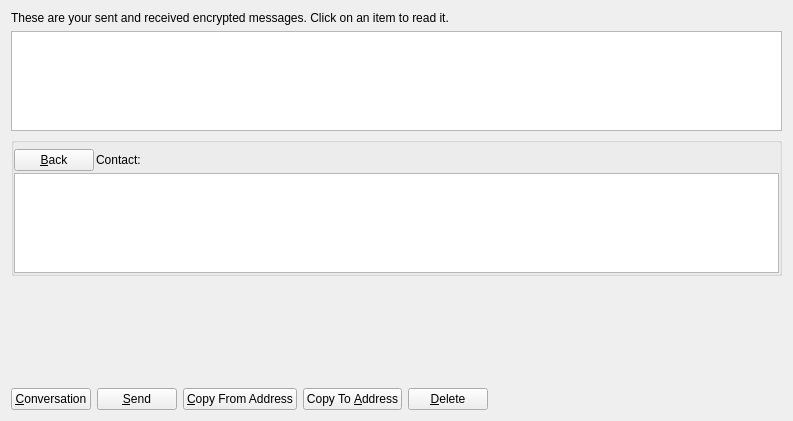
<?xml version="1.0" encoding="UTF-8"?>
<ui version="4.0">
 <class>MessagePage</class>
 <widget class="QWidget" name="MessagePage">
  <property name="geometry">
   <rect>
    <x>0</x>
    <y>0</y>
    <width>793</width>
    <height>421</height>
   </rect>
  </property>
  <property name="windowTitle">
   <string>Address Book</string>
  </property>
  <layout class="QVBoxLayout" name="verticalLayout_2">
   <item>
    <widget class="QLabel" name="labelExplanation">
     <property name="text">
      <string>These are your sent and received encrypted messages. Click on an item to read it.</string>
     </property>
     <property name="textFormat">
      <enum>Qt::PlainText</enum>
     </property>
     <property name="wordWrap">
      <bool>true</bool>
     </property>
    </widget>
   </item>
   <item>
    <widget class="QTableView" name="tableView">
     <property name="contextMenuPolicy">
      <enum>Qt::CustomContextMenu</enum>
     </property>
     <property name="toolTip">
      <string>Click on a message to view it</string>
     </property>
     <property name="styleSheet">
      <string notr="true"/>
     </property>
     <property name="tabKeyNavigation">
      <bool>false</bool>
     </property>
     <property name="alternatingRowColors">
      <bool>true</bool>
     </property>
     <property name="selectionMode">
      <enum>QAbstractItemView::SingleSelection</enum>
     </property>
     <property name="selectionBehavior">
      <enum>QAbstractItemView::SelectRows</enum>
     </property>
     <property name="sortingEnabled">
      <bool>true</bool>
     </property>
     <attribute name="verticalHeaderVisible">
      <bool>false</bool>
     </attribute>
    </widget>
   </item>
   <item>
    <layout class="QVBoxLayout" name="verticalLayout">
     <item>
      <widget class="QGroupBox" name="messageDetails">
       <property name="title">
        <string/>
       </property>
       <layout class="QVBoxLayout" name="verticalLayout_4">
        <property name="spacing">
         <number>2</number>
        </property>
        <property name="leftMargin">
         <number>0</number>
        </property>
        <property name="topMargin">
         <number>6</number>
        </property>
        <property name="rightMargin">
         <number>0</number>
        </property>
        <property name="bottomMargin">
         <number>0</number>
        </property>
        <item>
         <layout class="QHBoxLayout" name="horizontalLayout_3">
          <item>
           <widget class="QPushButton" name="backButton">
            <property name="text">
             <string>&amp;Back</string>
            </property>
            <property name="icon">
             <iconset resource="../bitcoin.qrc">
              <normaloff>:/icons/quit</normaloff>:/icons/quit</iconset>
            </property>
           </widget>
          </item>
          <item>
           <widget class="QLabel" name="labelContact">
            <property name="text">
             <string>Contact:</string>
            </property>
           </widget>
          </item>
          <item>
           <widget class="QLabel" name="contactLabel">
            <property name="text">
             <string/>
            </property>
           </widget>
          </item>
          <item>
           <spacer name="horizontalSpacer_3">
            <property name="orientation">
             <enum>Qt::Horizontal</enum>
            </property>
            <property name="sizeHint" stdset="0">
             <size>
              <width>40</width>
              <height>20</height>
             </size>
            </property>
           </spacer>
          </item>
         </layout>
        </item>
        <item>
         <widget class="QListView" name="listConversation">
          <property name="autoFillBackground">
           <bool>false</bool>
          </property>
          <property name="styleSheet">
           <string notr="true"/>
          </property>
         </widget>
        </item>
        <item>
         <layout class="QVBoxLayout" name="verticalLayout_3"/>
        </item>
       </layout>
      </widget>
     </item>
     <item>
      <widget class="MRichTextEdit" name="messageEdit" native="true">
       <property name="minimumSize">
        <size>
         <width>0</width>
         <height>100</height>
        </size>
       </property>
      </widget>
     </item>
     <item>
      <layout class="QHBoxLayout" name="horizontalLayout">
       <item>
        <widget class="QPushButton" name="newButton">
         <property name="text">
          <string>&amp;Conversation</string>
         </property>
         <property name="icon">
          <iconset resource="../bitcoin.qrc">
           <normaloff>:/icons/add</normaloff>:/icons/add</iconset>
         </property>
        </widget>
       </item>
       <item>
        <widget class="QPushButton" name="sendButton">
         <property name="toolTip">
          <string>Sign a message to prove you own a Bitnet address</string>
         </property>
         <property name="text">
          <string>&amp;Send</string>
         </property>
         <property name="icon">
          <iconset resource="../bitcoin.qrc">
           <normaloff>:/icons/send</normaloff>:/icons/send</iconset>
         </property>
        </widget>
       </item>
       <item>
        <widget class="QPushButton" name="copyFromAddressButton">
         <property name="toolTip">
          <string>Copy the currently selected address to the system clipboard</string>
         </property>
         <property name="text">
          <string>&amp;Copy From Address</string>
         </property>
         <property name="icon">
          <iconset resource="../bitcoin.qrc">
           <normaloff>:/icons/editcopy</normaloff>:/icons/editcopy</iconset>
         </property>
        </widget>
       </item>
       <item>
        <widget class="QPushButton" name="copyToAddressButton">
         <property name="toolTip">
          <string>Copy the currently selected address to the system clipboard</string>
         </property>
         <property name="text">
          <string>Copy To &amp;Address</string>
         </property>
         <property name="icon">
          <iconset resource="../bitcoin.qrc">
           <normaloff>:/icons/editcopy</normaloff>:/icons/editcopy</iconset>
         </property>
        </widget>
       </item>
       <item>
        <widget class="QPushButton" name="deleteButton">
         <property name="toolTip">
          <string>Delete the currently selected address from the list</string>
         </property>
         <property name="text">
          <string>&amp;Delete</string>
         </property>
         <property name="icon">
          <iconset resource="../bitcoin.qrc">
           <normaloff>:/icons/remove</normaloff>:/icons/remove</iconset>
         </property>
        </widget>
       </item>
       <item>
        <spacer name="horizontalSpacer">
         <property name="orientation">
          <enum>Qt::Horizontal</enum>
         </property>
         <property name="sizeHint" stdset="0">
          <size>
           <width>40</width>
           <height>20</height>
          </size>
         </property>
        </spacer>
       </item>
      </layout>
     </item>
    </layout>
   </item>
  </layout>
 </widget>
 <customwidgets>
  <customwidget>
   <class>MRichTextEdit</class>
   <extends>QWidget</extends>
   <header>mrichtextedit.h</header>
   <container>1</container>
  </customwidget>
 </customwidgets>
 <resources>
  <include location="../bitcoin.qrc"/>
 </resources>
 <connections/>
</ui>
